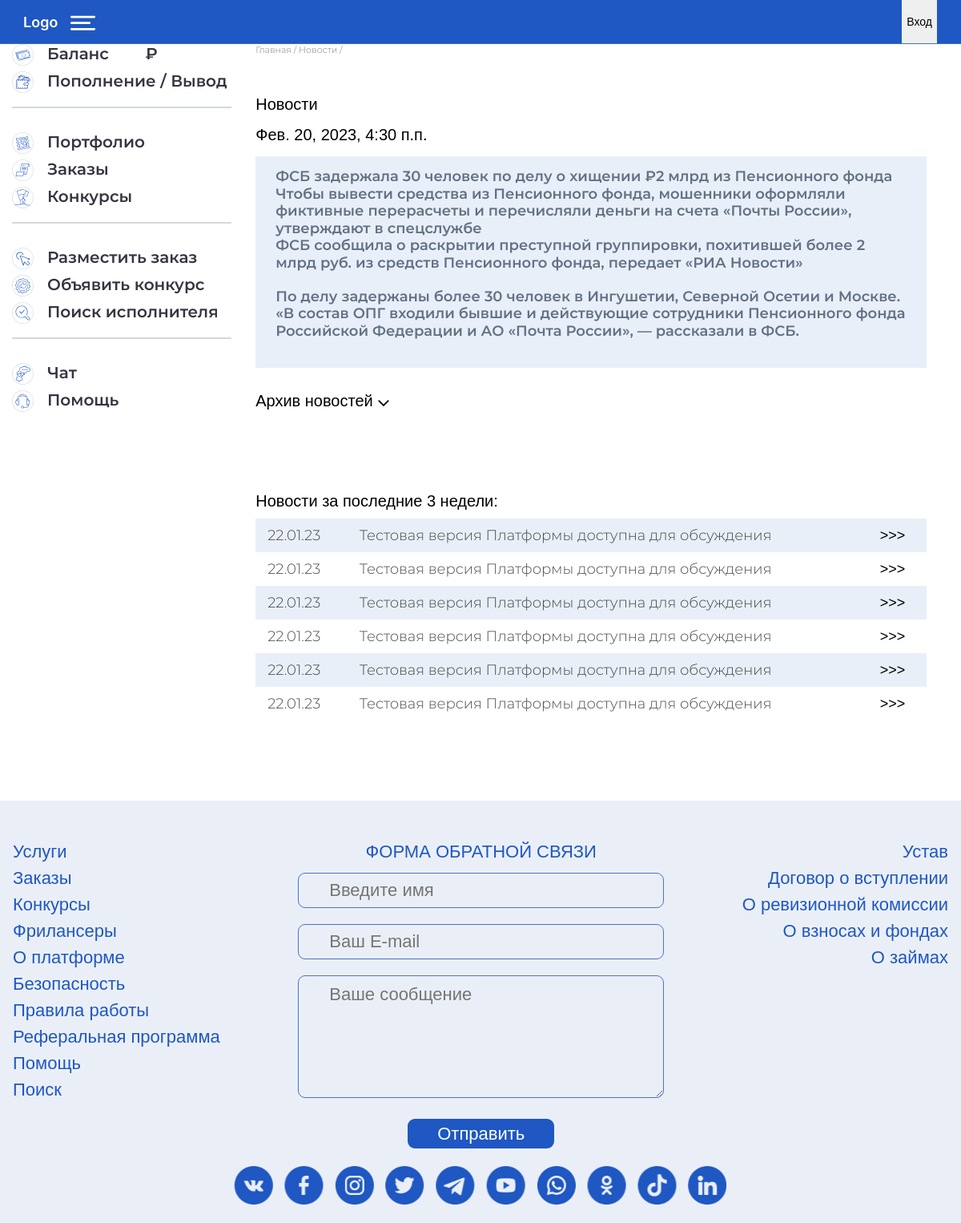
Page /news/ on the committed database.
### app_news/models.py (models this page shows, shortened)
class News(models.Model):
    title = models.CharField(max_length=255, db_index=True, verbose_name=_('заголовок'))
    text = models.TextField(blank=True, verbose_name=_('текст'), db_index=True)
    created = models.DateTimeField(auto_now_add=True, verbose_name=_('дата создания'), db_index=True)
    pub_date = models.DateTimeField(verbose_name=_('дата публикации'), blank=True, null=True)
    visible = models.BooleanField(default=False, verbose_name=_('видимый на сайте'))
    for_all = models.BooleanField(default=False, verbose_name=_('для всех – на странице «Заказы»'))
    for_registered = models.BooleanField(default=False, verbose_name=_('для всех зарегистрированных пользователей в ЛК'))
    for_contractors = models.BooleanField(default=False, verbose_name=_('для заказчиков в ЛК'))
    for_freelancers = models.BooleanField(default=False, verbose_name=_('для фрилансеров в ЛК'))
    for_new_freelancers = models.BooleanField(default=False, verbose_name=_('для новых фрилансеров в ЛК'))
    for_new_contractors = models.BooleanField(default=False, verbose_name=_('для новых заказчиков в ЛК'))
    for_core = models.BooleanField(default=False, verbose_name=_('для участников ядра в ЛК'))
    class Meta:
        ordering = ('-created',)
        verbose_name = _('новость')
        verbose_name_plural = _('новости')

### app_settings/models.py (models this page shows, shortened)
class SocialMediaItem(models.Model):
    social_media = models.ForeignKey('SocialMedia', related_name='social_media_item', on_delete=models.CASCADE, verbose_name=_('социальные сети'))
    name = models.CharField(max_length=55, null=True, blank=True, verbose_name=_('название'))
    link = models.URLField(max_length=255, null=True, blank=True, verbose_name=_('ссылка'), unique=True)
    icon = models.FileField(upload_to='social_media/', null=True, blank=True, verbose_name=_('иконка'), db_index=True,
                            validators=[icon_validator, icon_size_validate])
    class Meta:
        verbose_name = _('соцсеть')
        verbose_name_plural = _('соцсети')

### app_news/views.py (the view, shortened to what this page needs)
# urls.py: path("", NewsListView.as_view(), name="news_list"),
class NewsListView(ListView):
    model = News
    extra_context = {
        'title': _('Новости'), 'current_elem': 'news',
        'breadcrumbs': {_('Главная'): 'home', _('Новости'): 'news'}
    }
    def get_queryset(self):
        all_queryset = News.objects.filter(visible=True, pub_date__lte=timezone.now(), for_all=True)
        if self.request.user.is_anonymous:
            return all_queryset.prefetch_related('newslink_set')

### app_survey/context_proccessors.py (called while the page is built, shortened)
def load_number_polls(request):
    return {
        'number_polls': 0
    }

### app_news/templates/app_news/news_list.html (shortened to what this page needs)
{% extends 'app_users/profile/_profile_base.html' %}
{% load i18n %}
{% load static %}
{% block content %}
    <div class="news">
        <div class="block-name">
            {% trans 'Новости' %}
        </div>
        {% if object_list %}
            {% for news in object_list %}
                <div class="item">
                    <div class="date">
                        {{ news.pub_date }}
                    </div>
                    <div class="text">
                        {{ news.text|linebreaks }}
                    </div>
                </div>
            {% endfor %}
        {% else %}
            <div class="item">
                {% trans 'Новостей нет' %}
            </div>
        {% endif %}
        <div class="archive">
            <a>Архив новостей <i class="fa fa-angle-down"></i></a>
        </div>
        <div class="other-news">
            <div class="name">
                Новости за последние 3 недели:
            </div>
            <table>
                <tr>
                    <td>22.01.23</td>
                    <td>Тестовая версия Платформы доступна для обсуждения</td>
                    <td><a href="#">>>></a></td>
                </tr>
                <tr>
                    <td>22.01.23</td>
                    <td>Тестовая версия Платформы доступна для обсуждения</td>
                    <td><a href="#">>>></a></td>
                </tr>
                <tr>
                    <td>22.01.23</td>
                    <td>Тестовая версия Платформы доступна для обсуждения</td>
                    <td><a href="#">>>></a></td>
                </tr>
                <tr>
                    <td>22.01.23</td>
                    <td>Тестовая версия Платформы доступна для обсуждения</td>
                    <td><a href="#">>>></a></td>
                </tr>
                <tr>
                    <td>22.01.23</td>
                    <td>Тестовая версия Платформы доступна для обсуждения</td>
                    <td><a href="#">>>></a></td>
                </tr>
                <tr>
                    <td>22.01.23</td>
                    <td>Тестовая версия Платформы доступна для обсуждения</td>
                    <td><a href="#">>>></a></td>
                </tr>
            </table>
        </div>
    </div>
{% endblock %}

### app_users/templates/app_users/footer.html (shortened to what this page needs)
{% load static %}
{% load i18n %}
{% load flatpages %}
{% get_flatpages '/referral-program/' as referral_program %}
{% get_flatpages '/about-platform/' as about_platform %}
{% get_flatpages '/working-rules/' as working_rules %}
{% get_flatpages '/regulation/' as regulation %}
{% get_flatpages '/entry-agreement/' as entry_agreement %}
{% get_flatpages '/audit-commission/' as audit_commission %}
{% get_flatpages '/contributions-and-funds/' as contributions_and_funds %}
{% get_flatpages '/loans/' as loans %}
<footer class="footer">
    <div class="flex">
        <ul>
            <li><a href="#">{% trans 'Услуги' %}</a></li>
            <li><a href="#">{% trans 'Заказы' %}</a></li>
            <li><a href="#">{% trans 'Конкурсы' %}</a></li>
            <li><a href="#">{% trans 'Фрилансеры' %}</a></li>
            <li><a href="{{ about_platform.first.url }}">{% trans 'О платформе' %}</a></li>
            <li><a href="#">{% trans 'Безопасность' %}</a></li>
            <li><a href="{{ working_rules.first.url }}">{% trans 'Правила работы' %}</a></li>
            <li><a href="{{ referral_program.first.url }}">{% trans 'Реферальная программа' %}</a></li>
            <li><a href="#">{% trans 'Помощь' %}</a></li>
            <li><a href="#">{% trans 'Поиск' %}</a></li>
        </ul>
        <form action="#" method="post">
            <p>{% trans 'ФОРМА ОБРАТНОЙ СВЯЗИ' %}</p>
            <input name="name" type="text" placeholder="{% trans 'Введите имя' %}">
            <input name="email" type="text" placeholder="{% trans 'Ваш E-mail' %}">
            <textarea name="message" placeholder="{% trans 'Ваше сообщение' %}"></textarea>
            <button type="submit">{% trans 'Отправить' %}</button>
        </form>
        <ul class="tar">
            <li><a href="{{ regulation.first.url }}">{% trans 'Устав' %}</a></li>
            <li><a href="{{ entry_agreement.first.url }}">{% trans 'Договор о вступлении' %}</a></li>
            <li><a href="{{ audit_commission.first.url }}">{% trans 'О ревизионной комиссии' %}</a></li>
            <li><a href="{{ contributions_and_funds.first.url }}">{% trans 'О взносах и фондах' %}</a></li>
            <li><a href="{{ loans.first.url }}">{% trans 'О займах' %}</a></li>
        </ul>
    </div>
    <div class="social">
        {% if social_media.social_media_item.all %}
            {% for item in social_media.social_media_item.all %}
                <a title="{{ item.name }}" target="_blank" href="{{ item.link }}"><img alt="{{ item.name }}-logo" src="{{ item.icon.url }}"></a>
            {% endfor %}
        {% endif %}
    </div>
</footer>

### rows in the picture
News: pub_date "Фев. 20, 2023, 4:30 п.п.", text "ФСБ задержала 30 человек по делу о хищении ₽2 млрд из Пенсионного фонда Чтобы вывести средства из Пенсионного фонда, мошенники оформляли фиктивные перерасчеты и перечисляли деньги на счета «Почты России», утверждают в спецслужбе ФСБ сообщила о раскрытии преступной группировки, похитившей более 2 млрд руб. из средств Пенсионного фонда, передает «РИА Новости» По делу задержаны более 30 человек в Ингушетии, Северной Осетии и Москве. «В состав ОПГ входили бывшие и действующие сотрудники Пенсионного фонда Российской Федерации и АО «Почта России», — рассказали в ФСБ."
SocialMediaItem: icon (picture)
SocialMediaItem: icon (picture)
SocialMediaItem: icon (picture)
SocialMediaItem: icon (picture)
SocialMediaItem: icon (picture)
SocialMediaItem: icon (picture)
SocialMediaItem: icon (picture)
SocialMediaItem: icon (picture)
SocialMediaItem: icon (picture)
SocialMediaItem: icon (picture)

### other values in the picture
{{ name }} "Главная"
{{ name }} "Новости"
